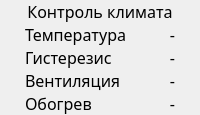
                    <widget class="QFrame" name="frame_11">
                     <property name="frameShape">
                      <enum>QFrame::NoFrame</enum>
                     </property>
                     <property name="frameShadow">
                      <enum>QFrame::Raised</enum>
                     </property>
                     <layout class="QVBoxLayout" name="verticalLayout_28">
                      <property name="spacing">
                       <number>0</number>
                      </property>
                      <property name="leftMargin">
                       <number>0</number>
                      </property>
                      <property name="topMargin">
                       <number>0</number>
                      </property>
                      <property name="rightMargin">
                       <number>0</number>
                      </property>
                      <property name="bottomMargin">
                       <number>0</number>
                      </property>
                      <item alignment="Qt::AlignTop">
                       <widget class="QFrame" name="frame_17">
                        <property name="frameShape">
                         <enum>QFrame::NoFrame</enum>
                        </property>
                        <property name="frameShadow">
                         <enum>QFrame::Raised</enum>
                        </property>
                        <layout class="QVBoxLayout" name="verticalLayout_29">
                         <property name="spacing">
                          <number>0</number>
                         </property>
                         <property name="leftMargin">
                          <number>0</number>
                         </property>
                         <property name="topMargin">
                          <number>0</number>
                         </property>
                         <property name="rightMargin">
                          <number>0</number>
                         </property>
                         <property name="bottomMargin">
                          <number>0</number>
                         </property>
                         <item>
                          <widget class="QLabel" name="menu_lbl_4">
                           <property name="font">
                            <font>
                             <family>Rubik</family>
                             <pointsize>12</pointsize>
                             <weight>50</weight>
                             <bold>false</bold>
                            </font>
                           </property>
                           <property name="text">
                            <string>Контроль климата</string>
                           </property>
                           <property name="alignment">
                            <set>Qt::AlignCenter</set>
                           </property>
                          </widget>
                         </item>
                        </layout>
                       </widget>
                      </item>
                      <item>
                       <widget class="QFrame" name="frame_21">
                        <property name="sizePolicy">
                         <sizepolicy hsizetype="Preferred" vsizetype="Expanding">
                          <horstretch>0</horstretch>
                          <verstretch>0</verstretch>
                         </sizepolicy>
                        </property>
                        <property name="frameShape">
                         <enum>QFrame::NoFrame</enum>
                        </property>
                        <property name="frameShadow">
                         <enum>QFrame::Raised</enum>
                        </property>
                        <layout class="QVBoxLayout" name="verticalLayout_30">
                         <property name="spacing">
                          <number>0</number>
                         </property>
                         <property name="leftMargin">
                          <number>25</number>
                         </property>
                         <property name="topMargin">
                          <number>0</number>
                         </property>
                         <property name="rightMargin">
                          <number>25</number>
                         </property>
                         <property name="bottomMargin">
                          <number>0</number>
                         </property>
                         <item>
                          <widget class="QFrame" name="frame_22">
                           <property name="frameShape">
                            <enum>QFrame::NoFrame</enum>
                           </property>
                           <property name="frameShadow">
                            <enum>QFrame::Raised</enum>
                           </property>
                           <layout class="QHBoxLayout" name="horizontalLayout_2">
                            <property name="spacing">
                             <number>0</number>
                            </property>
                            <property name="leftMargin">
                             <number>0</number>
                            </property>
                            <property name="topMargin">
                             <number>0</number>
                            </property>
                            <property name="rightMargin">
                             <number>0</number>
                            </property>
                            <property name="bottomMargin">
                             <number>0</number>
                            </property>
                            <item>
                             <widget class="QLabel" name="menu_lbl_5">
                              <property name="font">
                               <font>
                                <family>Rubik Medium</family>
                                <pointsize>12</pointsize>
                               </font>
                              </property>
                              <property name="text">
                               <string>Температура</string>
                              </property>
                              <property name="alignment">
                               <set>Qt::AlignLeading|Qt::AlignLeft|Qt::AlignVCenter</set>
                              </property>
                             </widget>
                            </item>
                            <item>
                             <widget class="QLabel" name="menu_lbl_11">
                              <property name="font">
                               <font>
                                <family>Rubik</family>
                                <pointsize>12</pointsize>
                               </font>
                              </property>
                              <property name="text">
                               <string>-</string>
                              </property>
                              <property name="alignment">
                               <set>Qt::AlignRight|Qt::AlignTrailing|Qt::AlignVCenter</set>
                              </property>
                             </widget>
                            </item>
                           </layout>
                          </widget>
                         </item>
                         <item>
                          <widget class="QFrame" name="frame_23">
                           <property name="frameShape">
                            <enum>QFrame::NoFrame</enum>
                           </property>
                           <property name="frameShadow">
                            <enum>QFrame::Raised</enum>
                           </property>
                           <layout class="QHBoxLayout" name="horizontalLayout_8">
                            <property name="spacing">
                             <number>0</number>
                            </property>
                            <property name="leftMargin">
                             <number>0</number>
                            </property>
                            <property name="topMargin">
                             <number>0</number>
                            </property>
                            <property name="rightMargin">
                             <number>0</number>
                            </property>
                            <property name="bottomMargin">
                             <number>0</number>
                            </property>
                            <item>
                             <widget class="QLabel" name="menu_lbl_10">
                              <property name="font">
                               <font>
                                <family>Rubik Medium</family>
                                <pointsize>12</pointsize>
                               </font>
                              </property>
                              <property name="text">
                               <string>Гистерезис</string>
                              </property>
                              <property name="alignment">
                               <set>Qt::AlignLeading|Qt::AlignLeft|Qt::AlignVCenter</set>
                              </property>
                             </widget>
                            </item>
                            <item>
                             <widget class="QLabel" name="menu_lbl_12">
                              <property name="font">
                               <font>
                                <family>Rubik</family>
                                <pointsize>12</pointsize>
                               </font>
                              </property>
                              <property name="text">
                               <string>-</string>
                              </property>
                              <property name="alignment">
                               <set>Qt::AlignRight|Qt::AlignTrailing|Qt::AlignVCenter</set>
                              </property>
                             </widget>
                            </item>
                           </layout>
                          </widget>
                         </item>
                         <item>
                          <widget class="QFrame" name="frame_24">
                           <property name="frameShape">
                            <enum>QFrame::NoFrame</enum>
                           </property>
                           <property name="frameShadow">
                            <enum>QFrame::Raised</enum>
                           </property>
                           <layout class="QHBoxLayout" name="horizontalLayout_9">
                            <property name="spacing">
                             <number>0</number>
                            </property>
                            <property name="leftMargin">
                             <number>0</number>
                            </property>
                            <property name="topMargin">
                             <number>0</number>
                            </property>
                            <property name="rightMargin">
                             <number>0</number>
                            </property>
                            <property name="bottomMargin">
                             <number>0</number>
                            </property>
                            <item>
                             <widget class="QLabel" name="menu_lbl_13">
                              <property name="font">
                               <font>
                                <family>Rubik Medium</family>
                                <pointsize>12</pointsize>
                               </font>
                              </property>
                              <property name="text">
                               <string>Вентиляция</string>
                              </property>
                              <property name="alignment">
                               <set>Qt::AlignLeading|Qt::AlignLeft|Qt::AlignVCenter</set>
                              </property>
                             </widget>
                            </item>
                            <item>
                             <widget class="QLabel" name="menu_lbl_14">
                              <property name="font">
                               <font>
                                <family>Rubik</family>
                                <pointsize>12</pointsize>
                               </font>
                              </property>
                              <property name="text">
                               <string>-</string>
                              </property>
                              <property name="alignment">
                               <set>Qt::AlignRight|Qt::AlignTrailing|Qt::AlignVCenter</set>
                              </property>
                             </widget>
                            </item>
                           </layout>
                          </widget>
                         </item>
                         <item>
                          <widget class="QFrame" name="frame_25">
                           <property name="frameShape">
                            <enum>QFrame::NoFrame</enum>
                           </property>
                           <property name="frameShadow">
                            <enum>QFrame::Raised</enum>
                           </property>
                           <layout class="QHBoxLayout" name="horizontalLayout_10">
                            <property name="spacing">
                             <number>0</number>
                            </property>
                            <property name="leftMargin">
                             <number>0</number>
                            </property>
                            <property name="topMargin">
                             <number>0</number>
                            </property>
                            <property name="rightMargin">
                             <number>0</number>
                            </property>
                            <property name="bottomMargin">
                             <number>0</number>
                            </property>
                            <item>
                             <widget class="QLabel" name="menu_lbl_15">
                              <property name="font">
                               <font>
                                <family>Rubik Medium</family>
                                <pointsize>12</pointsize>
                               </font>
                              </property>
                              <property name="text">
                               <string>Обогрев</string>
                              </property>
                              <property name="alignment">
                               <set>Qt::AlignLeading|Qt::AlignLeft|Qt::AlignVCenter</set>
                              </property>
                             </widget>
                            </item>
                            <item>
                             <widget class="QLabel" name="menu_lbl_16">
                              <property name="font">
                               <font>
                                <family>Rubik</family>
                                <pointsize>12</pointsize>
                               </font>
                              </property>
                              <property name="text">
                               <string>-</string>
                              </property>
                              <property name="alignment">
                               <set>Qt::AlignRight|Qt::AlignTrailing|Qt::AlignVCenter</set>
                              </property>
                             </widget>
                            </item>
                           </layout>
                          </widget>
                         </item>
                        </layout>
                       </widget>
                      </item>
                     </layout>
                    </widget>
